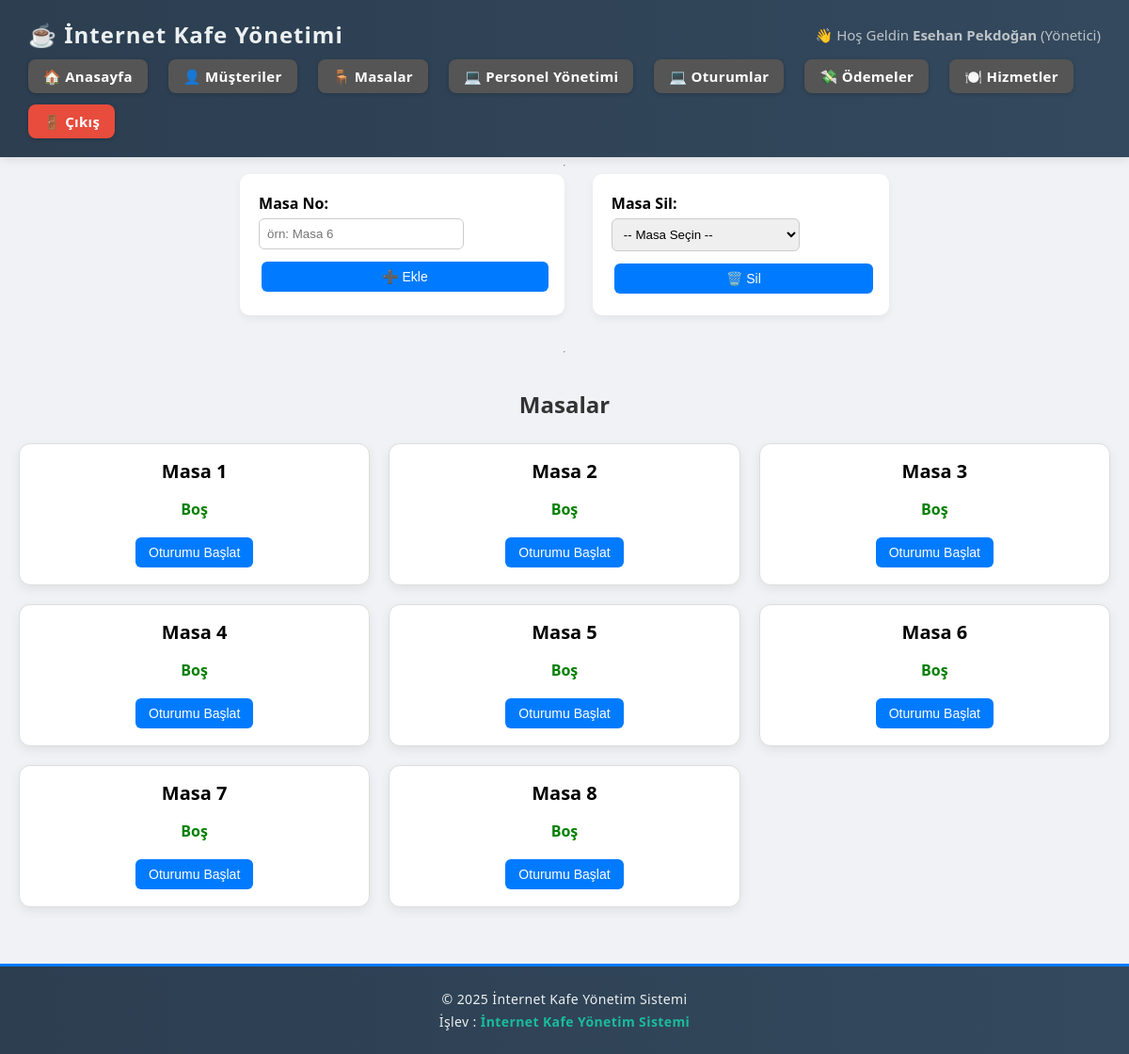
Screenshot of /internetkafe/pages/masalar.php (signed in) with the database file from the repository.
### tables this page shows
CREATE TABLE `masa` (
  `Masa_ID` int(11) NOT NULL,
  `Masa_No` varchar(10) NOT NULL
);

### internetkafe/pages/masalar.php (the view, shortened to what this page needs)
<?php
include("../includes/config.php");
include("../includes/header.php");
$masalar = mysqli_query($conn, "SELECT * FROM Masa");
?>
<link rel="stylesheet" href="../css/masalar.css">
<div class="form-container">
    <form action="masa_ekle.php" method="post" class="masa-form">
        <label for="masa_no"><strong>Masa No:</strong></label>
        <input type="text" name="masa_no" id="masa_no" placeholder="örn: Masa 6" required>
        <button type="submit" class="btn">➕ Ekle</button>
    </form>
    <form action="masa_sil.php" method="post" class="masa-form" onsubmit="return confirm('Bu masayı silmek istediğinize emin misiniz? Bu masaya ait oturum bilgileri de silinecektir.');">
        <label for="masa_id"><strong>Masa Sil:</strong></label>
        <select name="masa_id" id="masa_id" required>
            <option value="">-- Masa Seçin --</option>
        </select>
        <button type="submit" class="btn">🗑️ Sil</button>
    </form>
</div>
<hr>
<h2 style="text-align:center;">Masalar</h2>
<div class="masa-grid">
<?php
while ($masa = mysqli_fetch_assoc($masalar)) {
    $masa_id = $masa['Masa_ID'];
    $masa_no = $masa['Masa_No'];
    $oturum_sorgu = mysqli_query($conn, "SELECT * FROM Oturum WHERE Masa_ID = $masa_id AND Durum = 'Açık' LIMIT 1");
    $oturum = mysqli_fetch_assoc($oturum_sorgu);
    echo "<div class='masa-kutu'>";
    echo "<h3>$masa_no</h3>";
    $ucret_sorgu = mysqli_query($conn, "SELECT saatlik_ucret FROM Ayarlar LIMIT 1");
$ucret_row = mysqli_fetch_assoc($ucret_sorgu);
$saatlik_ucret = $ucret_row['saatlik_ucret'] ?? 50;
    if ($oturum) {
        $oturum_id = $oturum['Oturum_ID'];
        $baslangic = new DateTime($oturum['Baslangic_Zamani']);
        $simdi = new DateTime();
        $fark = $baslangic->diff($simdi);
        $dakika = ($fark->h * 60) + $fark->i;
        $tutar = ceil($dakika / 60) * $saatlik_ucret;
        $musteri_ad = "Bilinmiyor";
        if (!empty($oturum['Musteri_ID'])) {
            $mid = $oturum['Musteri_ID'];
            $musteri_sorgu = mysqli_query($conn, "SELECT Ad, Soyad FROM Musteri WHERE Musteri_ID = $mid");
            if ($m = mysqli_fetch_assoc($musteri_sorgu)) {
                $musteri_ad = $m['Ad'] . " " . $m['Soyad'];
            }
        }
        $hizmet_toplam = 0;
        $hizmetler = mysqli_query($conn, "
            SELECT H.Hizmet_Ucreti, OH.Adet
            FROM Oturum_Hizmet OH
            JOIN Hizmet H ON H.Hizmet_ID = OH.Hizmet_ID
            WHERE OH.Oturum_ID = $oturum_id
        ");
        while ($h = mysqli_fetch_assoc($hizmetler)) {
            $hizmet_toplam += $h['Hizmet_Ucreti'] * $h['Adet'];
        }
        $toplam_tutar = $tutar + $hizmet_toplam;
        echo "
        <p style='color:red;'><strong>Oturum Açık</strong></p>
        <p><strong>Müşteri:</strong> $musteri_ad</p>
        <p>Başlangıç: {$oturum['Baslangic_Zamani']}</p>
        <p>Süre: <span id='sure_$masa_id' data-baslangic='{$oturum['Baslangic_Zamani']}'></span></p>
        <p>Ücret (Süre): $tutar ₺</p>
        <p>Ücret (Hizmet): $hizmet_toplam ₺</p>
        <p><strong>Toplam: $toplam_tutar ₺</strong></p>
        <button class='btn' onclick='gosterHizmetForm($masa_id)'>Hizmet Ekle</button>
        <div id='hizmet_form_$masa_id' class='form-kutu' style='display:none;'>
            <form action='hizmet_ekle.php' method='post'>
                <input type='hidden' name='oturum_id' value='$oturum_id'>
                <label>Hizmet:</label>
                <select name='hizmet_id' required>";
        $hizmetler = mysqli_query($conn, "SELECT * FROM Hizmet ORDER BY Hizmet_Adi ASC");
        while ($h = mysqli_fetch_assoc($hizmetler)) {
            echo "<option value='{$h['Hizmet_ID']}'>{$h['Hizmet_Adi']} - {$h['Hizmet_Ucreti']} ₺</option>";
        }
        echo "</select>
                <label>Adet:</label>
                <input type='number' name='adet' min='1' value='1' required>
                <button type='submit' class='btn'>➕ Ekle</button>
            </form>
        </div>
        <button class='btn' onclick='gosterOdemeForm($masa_id)'>Oturumu Bitir</button>
        <div id='odeme_form_$masa_id' class='form-kutu' style='display:none;'>
            <form action='oturum_bitir.php' method='post'>
                <input type='hidden' name='oturum_id' value='$oturum_id'>
                <label><input type='radio' name='odeme_turu' value='Nakit' checked> Nakit</label>
                <label><input type='radio' name='odeme_turu' value='Kredi Kartı'> Kredi Kartı</label>
                <button type='submit' class='btn'>✅ Kaydet ve Bitir</button>
            </form>
        </div>";
    } else {
        echo "<p style='color:green;'><strong>Boş</strong></p>
              <button class='btn' onclick='gosterForm($masa_id)'>Oturumu Başlat</button>
              <div id='form_$masa_id' class='form-kutu' style='display:none;'>
                  <form action='oturum_baslat.php' method='post'>
                      <input type='hidden' name='masa_id' value='$masa_id'>
                      <label><input type='radio' name='musteri_turu' value='kayitli' checked onclick='toggleSelect($masa_id, true)'> Kayıtlı</label>
                      <label><input type='radio' name='musteri_turu' value='misafir' onclick='toggleSelect($masa_id, false)'> Misafir</label>
                      <input type='text' onkeyup='filtreleMusteri($masa_id)' id='arama_$masa_id' placeholder='Müşteri ara...'>
                      <div id='select_$masa_id'>
                          <select name='musteri_id'>
                              <option value=''>-- Müşteri Seç --</option>";
        echo "</select>
                      </div>
                      <button type='submit' class='btn'>Başlat</button>
                  </form>
              </div>";
    }
    echo "</div>";
}
?>
</div>
<?php include("../includes/footer.php"); ?>

### internetkafe/css/style.css (style rules this page uses)
html, body { margin: 0; padding: 0; height: 100%; display: flex; flex-direction: column; font-family: Arial, sans-serif; background-color: #f4f4f4; font-family: 'Segoe UI', Tahoma, Geneva, Verdana, sans-serif; }
.btn { margin: 2px 5px; font-size: 13px; }

### internetkafe/css/masalar.css (style rules this page uses)
body { font-family: 'Segoe UI', Tahoma, Geneva, Verdana, sans-serif; background-color: #f0f2f5; margin: 0; padding: 0; }
h2 { text-align: center; color: #333; margin: 30px 0 25px; }
.form-container { display: flex; justify-content: center; flex-wrap: wrap; gap: 30px; margin-bottom: 30px; padding: 0 20px; }
.masa-form { background: #fff; padding: 20px; border-radius: 10px; box-shadow: 0 4px 8px rgba(0,0,0,0.05); }
.masa-form label { display: block; margin-bottom: 5px; font-weight: bold; }
.masa-form input, .masa-form select { width: 200px; padding: 8px; margin-bottom: 10px; border-radius: 6px; border: 1px solid #ccc; }
.masa-form .btn { width: 100%; }
.masa-grid { display: grid; grid-template-columns: repeat(auto-fill, minmax(280px, 1fr)); gap: 20px; padding: 0 20px 60px; }
.masa-kutu { background-color: #fff; padding: 15px; border-radius: 12px; box-shadow: 0 4px 12px rgba(0,0,0,0.07); transition: 0.2s ease; text-align: center; border: 1px solid #ddd; }
.btn { padding: 8px 14px; border: none; border-radius: 6px; font-size: 14px; cursor: pointer; text-decoration: none; background-color: #007bff; color: white; margin: 3px; }
.masa-kutu h3 { margin: 0; margin-bottom: 10px; font-size: 20px; }

### rows the page displays
masa: Masa_No "Masa 1"
masa: Masa_No "Masa 2"
masa: Masa_No "Masa 3"
masa: Masa_No "Masa 4"
masa: Masa_No "Masa 5"
masa: Masa_No "Masa 6"
masa: Masa_No "Masa 7"
masa: Masa_No "Masa 8"

### other values shown
$_SESSION['user'] "Esehan Pekdoğan"
$_SESSION['gorev'] "Yönetici"
